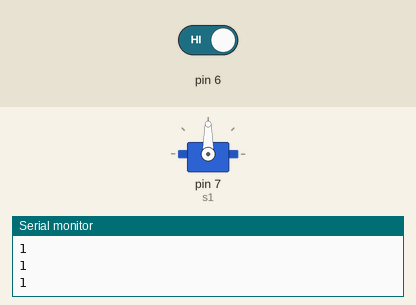
This sketch was run on a simulated Arduino Uno, built with avr-gcc and run on an emulated ATmega328P. Shown: servo, the last lines printed to the serial monitor. Inputs (shaded band) come from the test bench; at power-on: pin 6 HIGH.

Above: at 2.8 s.
2.9 s: pin 6 driven LOW
At 4.7 s:
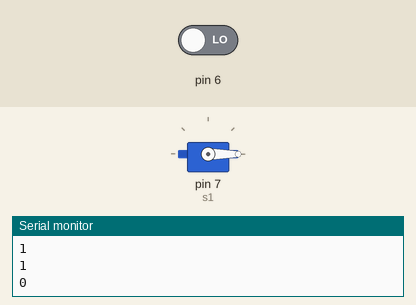
5.5 s: pin 6 driven HIGH
At 9.0 s:
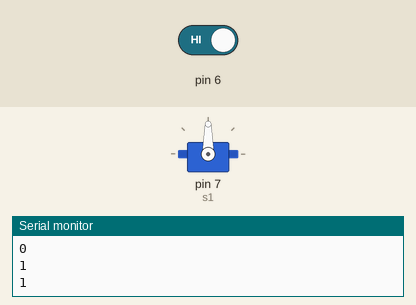
Timing chart, 0 to 10.5 s (numbered marks = the images above; inputs shaded):
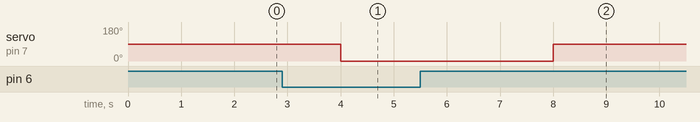

Measured:
- after the input at 2.9 s, servo on pin 7 (s1): 90° → 0° after 1.1 s
- after the input at 5.5 s, servo on pin 7 (s1): 0° → 90° after 2.5 s

The sketch:

Laundry-inator.ino
```cpp
#include <Servo.h>

Servo s1;
int val = 0;

void setup() {
  pinMode(6, INPUT);
  s1.attach(7);
  Serial.begin(9600);
}

void loop() {
  val = digitalRead(6);
  Serial.println(val);
  delay(1000);

  if (val == 0) {
    s1.write(0);
    delay(1000);
  }
  if (val == 1) {
    s1.write(90);
  }
}
```
